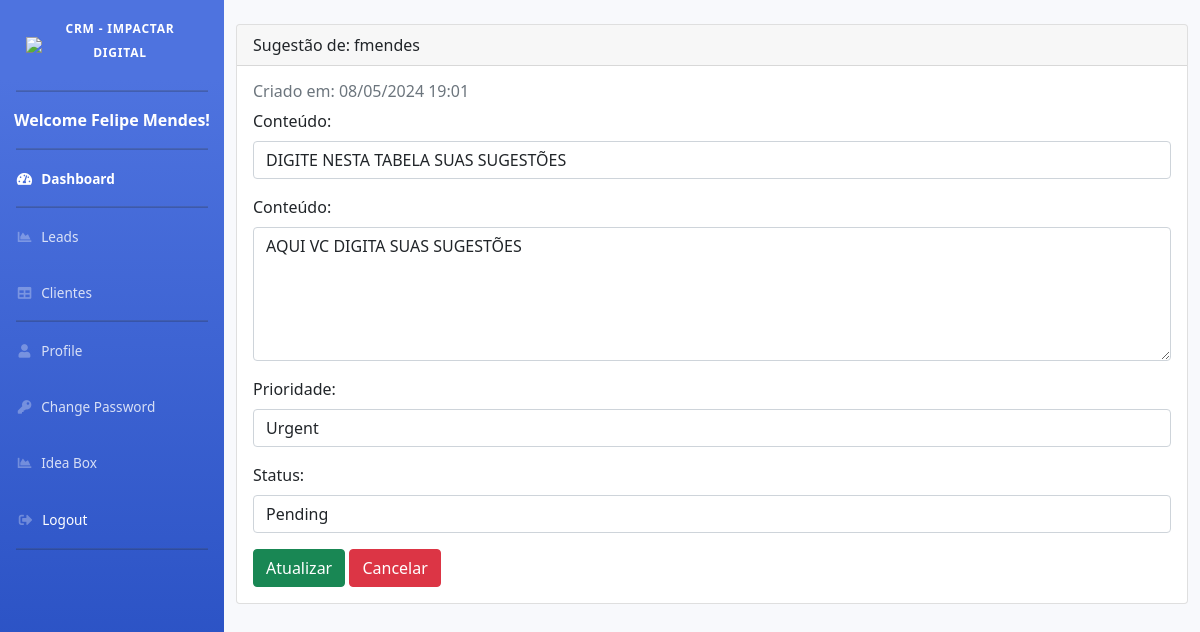
Screenshot of /update_suggestion/6/ (signed in) with the database file from the repository.
### apps/ideabox/models.py (models this page shows, shortened)
class Suggestion(models.Model):
    user = models.ForeignKey(settings.AUTH_USER_MODEL, on_delete=models.CASCADE, verbose_name="Usuário")
    title = models.TextField(max_length=50, verbose_name="Conteúdo", default="Título não especificado")
    created_at = models.DateTimeField(auto_now_add=True, verbose_name="Criado em")
    priority = models.ForeignKey(Priority, on_delete=models.SET_NULL, null=True, verbose_name="Prioridade")
    content = models.TextField(verbose_name="Conteúdo", blank=False)
    status = models.ForeignKey(Status, on_delete=models.SET_NULL, null=True, verbose_name="Status")

### apps/ideabox/views.py (the view, shortened to what this page needs)
# urls.py: path('update_suggestion/<int:pk>/', SuggestionUpdateView.as_view(), name='view_suggestion'),
class SuggestionUpdateView(LoginRequiredMixin, UpdateView):
    model = Suggestion
    form_class = SuggestionUpdateForm
    template_name = 'ideabox/view_suggestion.html'
    success_url = reverse_lazy('suggestions_list')

### apps/ideabox/forms.py
class SuggestionUpdateForm(forms.ModelForm):
    class Meta:
        model = Suggestion
        fields = ['title','content', 'priority', 'status']
        widgets = {
            'title': forms.TextInput(attrs={'class': 'form-control'}),
            'content': forms.Textarea(attrs={'cols': 40, 'rows': 5, 'class': 'form-control'}),
            'priority': forms.Select(attrs={'class': 'form-control'}),
            'status': forms.Select(attrs={'class': 'form-control'}),
        }

### apps/ideabox/models.py (called while the page is built)
    def __str__(self):
        return self.name

    def __str__(self):
        return self.name

### templates/ideabox/view_suggestion.html (shortened to what this page needs)
{% extends 'base.html' %}
{% load static %}
{% load crispy_forms_tags %}
{% block content %}
<div class="container mt-4">
    <form method="post">
        <div class="card">
            <div class="card-header">
                Sugestão de: {{ suggestion.user.username }}
            </div>
            <div class="card-body">
                <h6 class="text-muted">Criado em: {{ suggestion.created_at|date:"d/m/Y H:i" }}</h6>
                <div class="form-group">
                    <label>Conteúdo:</label>
                    {% if request.user == suggestion.user or request.user.is_superuser %}
                        {{ form.title }}
                    {% else %}
                    <h5 class="card-title">{{ suggestion.title }}</h5>
                    {% endif %}
                </div>
                <div class="form-group">
                    <label>Conteúdo:</label>
                    {% if request.user == suggestion.user or request.user.is_superuser %}
                        {{ form.content }}
                    {% else %}
                        <p class="card-text">{{ suggestion.content }}</p>
                    {% endif %}
                </div>
                <div class="form-group">
                    <label>Prioridade:</label>
                    {% if request.user == suggestion.user or request.user.is_superuser %}
                        {{ form.priority }}
                    {% else %}
                        <p class="card-text">{{ suggestion.priority.name }}</p>
                    {% endif %}
                </div>
                <div class="form-group">
                    <label>Status:</label>
                    {% if request.user.is_superuser %}
                        {{ form.status }}
                    {% endif %}
                </div>
                {% if request.user == suggestion.user or request.user.is_superuser %}
                    <button type="submit" class="btn btn-success">Atualizar</button>
                    <a href="{% url 'suggestions_list' %}" class="btn btn-danger">Cancelar</a>
                {% else %}
                    <a href="{% url 'suggestions_list' %}" class="btn btn-secondary">Voltar</a>
                {% endif %}
            </div>
        </div>
    </form>
</div>
{% endblock %}

### templates/base.html (shortened to what this page needs)
{% load static %}
{% load crispy_forms_tags %}
<!DOCTYPE html>
<html lang="en">
<head>
  <link rel="stylesheet" href="https://cdn.datatables.net/1.10.20/css/jquery.dataTables.min.css">
  <link rel="stylesheet" href="https://code.jquery.com/ui/1.12.1/themes/base/jquery-ui.css">
  <link href="https://stackpath.bootstrapcdn.com/bootstrap/5.1.0/css/bootstrap.min.css" rel="stylesheet">
  <link href="https://cdnjs.cloudflare.com/ajax/libs/font-awesome/5.11.2/css/all.min.css" rel="stylesheet" type="text/css">
  <link href="https://cdnjs.cloudflare.com/ajax/libs/bootstrap-icons/1.7.2/font/bootstrap-icons.min.css" rel="stylesheet">
  <link href="{% static 'css/sb-admin-2.min.css' %}" rel="stylesheet">
  <link rel="stylesheet" href="https://stackpath.bootstrapcdn.com/bootstrap/5.1.0/css/bootstrap.min.css">
  <link rel="stylesheet" href="{% static 'date-time-phone/jquery-ui.css' %}">
  <link rel='stylesheet' href="{% static 'date-time-phone/jquery-ui-timepicker-addon.css' %}" />
</head>
<body id="page-top">
  <div id="wrapper">
    <ul class="navbar-nav bg-gradient-primary sidebar sidebar-dark accordion" id="accordionSidebar">
      <a class="sidebar-brand d-flex align-items-center justify-content-center" style="margin: 10px;" href="https://impactardigital.com.br/" target="_blank">
        <div class="sidebar-brand-icon">
          <img src="{% static 'img/LOGO_ID.png' %}" class="sidebar-logo">
        </div>
          <div class="sidebar-brand-text mx-3"> <sup>CRM - Impactar Digital</sup></div>
      </a>
      <hr class="sidebar-divider">
      <p class="text-center text-white font-weight-bold">Welcome {{user.first_name}} {{user.last_name}}!</p>
      <hr class="sidebar-divider my-0">
      <li class="nav-item active">
        <a class="nav-link" href="{% url 'dashboard' %}">
          <i class="fas fa-fw fa-tachometer-alt"></i>
          <span>Dashboard</span></a>
      </li>
      <hr class="sidebar-divider my-0">
      <li class="nav-item">
        <a class="nav-link" href="{% url 'leads' %}">
          <i class="fas fa-fw fa-chart-area"></i>
          <span>Leads</span></a>
      </li>
      <li class="nav-item">
        <a class="nav-link" href="{% url 'clients' %}">
          <i class="fas fa-fw fa-table"></i>
          <span>Clientes</span></a>
      </li>
      <hr class="sidebar-divider my-0">
      <li class="nav-item">
        <a class="nav-link" href="{% url 'profile' %}">
          <i class="fas fa-fw fa-user"></i>
          <span>Profile</span></a>
      </li>
      <li class="nav-item">
        <a class="nav-link" href="{% url 'change-password' %}">
          <i class="fas fa-fw fa-key"></i>
          <span>Change Password</span></a>
      </li>
      <li class="nav-item">
        <a class="nav-link" href="{% url 'suggestions_list' %}">
          <i class="fas fa-fw fa-chart-area"></i>
          <span>Idea Box</span></a>
      </li>
      <li class="nav-item">
        <form action="{% url 'logout' %}" method="post">
          <button type="submit" class="btn btn-link nav-link" style="color: white; text-decoration: none;">
            <i class="fas fa-fw fa-sign-out-alt"></i>
            <span>Logout</span>
          </button>
        </form>
      </li>
      <hr class="sidebar-divider d-none d-md-block">
    </ul>
    <div id="content-wrapper" class="d-flex flex-column">
      <div id="content">
        {% block content %}
        {% endblock content %}
      </div>
    </div>
  </div>
  {% block extra_css %}
  <link rel="stylesheet" type="text/css" href="{% static 'css/custom.css' %}">
  {% endblock extra_css %}
</body>
</html>

### static/css/custom.css (style rules this page uses)
.sidebar-logo { width: 100%; max-width: 100px; height: auto; transform: rotate(0deg); display: block; margin: 0 auto; }

### rows the page displays
Suggestion: user.username "fmendes", created_at "08/05/2024 19:01", title "DIGITE NESTA TABELA SUAS SUGESTÕES", content "AQUI VC DIGITA SUAS SUGESTÕES", priority "Urgent", status "Pending"

### other values shown
{{ user.first_name }} "Felipe"
{{ user.last_name }} "Mendes"
